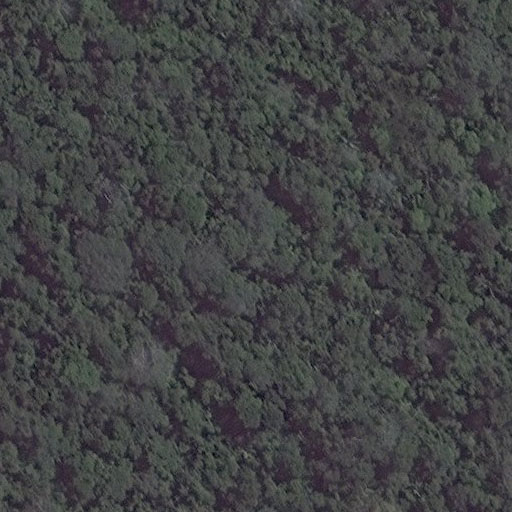
#> input picture Data/Rivers/river_sample_noriver7.jpg, 512 x 512 px, found by its file name
$ python sift.py
#> lines starting #> are read from the running program, lines starting #| are printed output that depends on the picture
'''
Alex Brockman
Project #3 Implementation
Apply SIFT function to desired image
'''

import cv2
import numpy as np

#read in image
img = cv2.imread('/Users/Alex/Dropbox/Documents_WakeForest/Junior/CSC 391/Projects/Project #3/Data/Rivers/river_sample_noriver7.jpg')
#> img is the input picture: shape (512, 512, 3); mean B, G, R 68.3, 67.1, 66.2

#convert to gray and apply sift function
gray = cv2.cvtColor(img,cv2.COLOR_BGR2GRAY)
sift = cv2.xfeatures2d.SIFT_create(nfeatures=500) #nfeatures=n to specify

#create keypoints and draw them on the picture
kp = sift.detect(gray,None)
#> kp = 502 keypoints; strongest (x, y, size): (377, 312, 2.9), (49, 394, 2.1), (223, 35, 1.9), (79, 347, 1.9)
img = cv2.drawKeypoints(img,kp, None, flags=cv2.DrawMatchesFlags_DEFAULT)
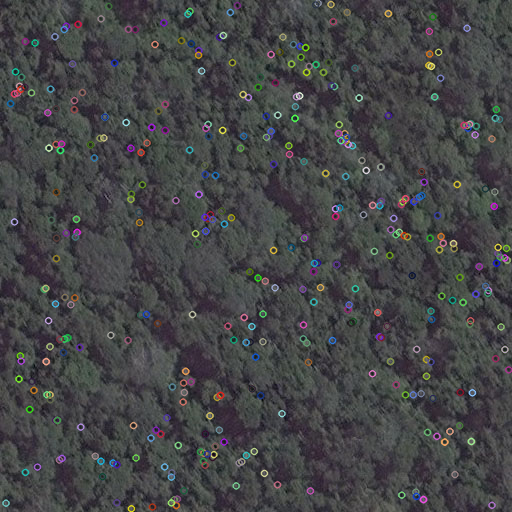
#> img: shape (512, 512, 3); mean B, G, R 70.6, 69.4, 68.5

#write the finished result to file
cv2.imwrite('sift_noriver7.jpg',img)

$ run again, with Data/Rivers/river_sample_noriver1.jpg copied over Data/Rivers/river_sample_noriver7.jpg
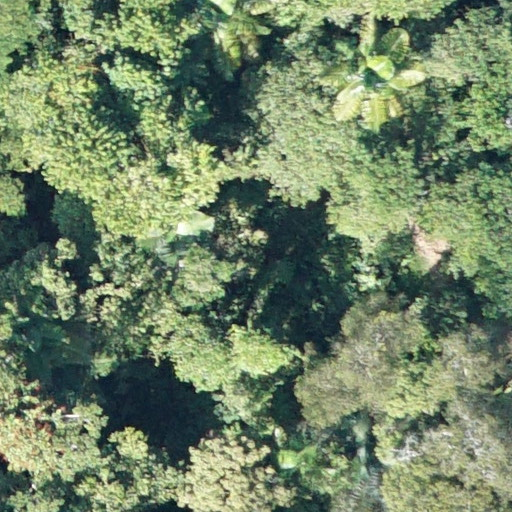
#> input picture Data/Rivers/river_sample_noriver1.jpg, 512 x 512 px, found by its file name
#> img is the input picture: shape (512, 512, 3); mean B, G, R 101.7, 131.8, 113.4
#> `gray = cv2.cvtColor(img,cv2.COLOR_BGR2GRAY)`:
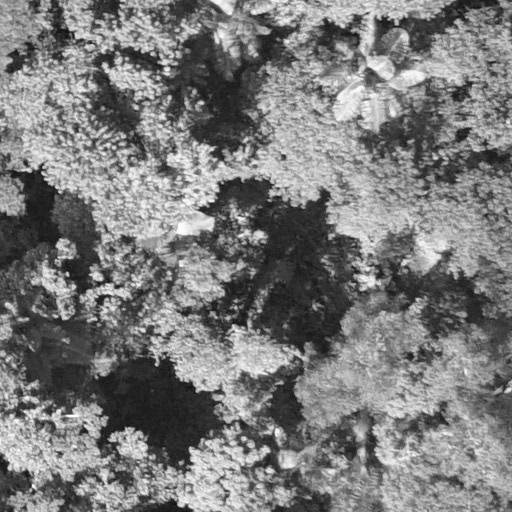
#> gray: shape (512, 512); min 10, max 254, mean 122.9
#> kp = 501 keypoints; strongest (x, y, size): (67, 274, 2.8), (201, 103, 3.4), (156, 364, 2.5), (244, 438, 3.5)
#> `img = cv2.drawKeypoints(img,kp, None, flags=cv2.DrawMatchesFlags_DEFAU..`:
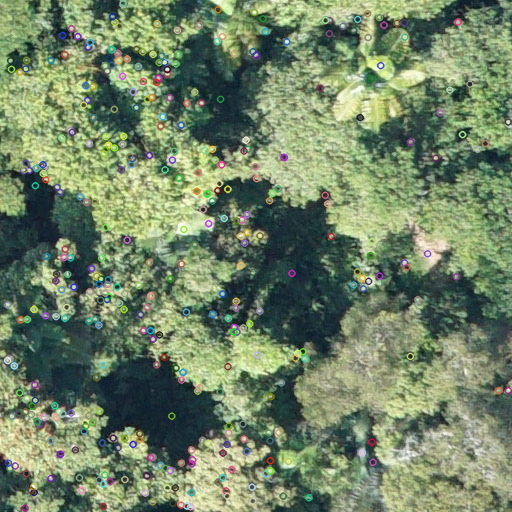
#> img: shape (512, 512, 3); mean B, G, R 102.6, 131.7, 113.8

$ run again, with Data/Rivers/river_sample_noriver10.jpg copied over Data/Rivers/river_sample_noriver7.jpg
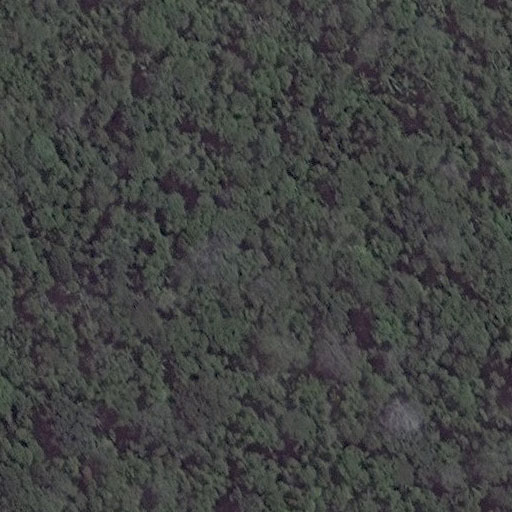
#> input picture Data/Rivers/river_sample_noriver10.jpg, 512 x 512 px, found by its file name
#> img is the input picture: shape (512, 512, 3); mean B, G, R 66.3, 67.3, 65.6
#> kp = 500 keypoints; strongest (x, y, size): (143, 68, 2.6), (345, 110, 2.1), (390, 80, 2), (240, 274, 2.3)
#> `img = cv2.drawKeypoints(img,kp, None, flags=cv2.DrawMatchesFlags_DEFAU..`:
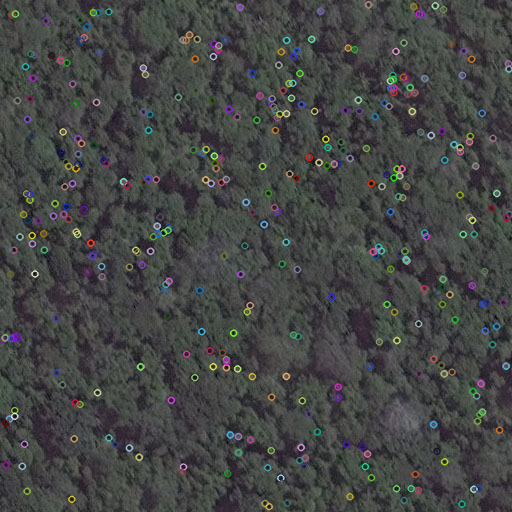
#> img: shape (512, 512, 3); mean B, G, R 68.6, 69.7, 68

$ run again, with Data/Rivers/river_sample_noriver2.jpg copied over Data/Rivers/river_sample_noriver7.jpg
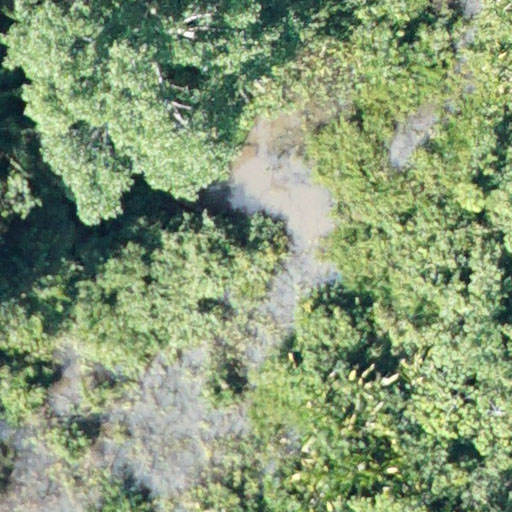
#> input picture Data/Rivers/river_sample_noriver2.jpg, 512 x 512 px, found by its file name
#> img is the input picture: shape (512, 512, 3); mean B, G, R 117.5, 152.5, 133.6
#> `gray = cv2.cvtColor(img,cv2.COLOR_BGR2GRAY)`:
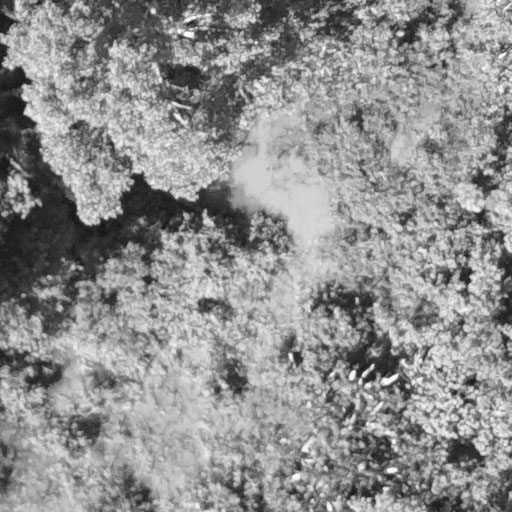
#> gray: shape (512, 512); min 17, max 255, mean 142.9
#> kp = 501 keypoints; strongest (x, y, size): (365, 374, 3.8), (400, 34, 4.2), (391, 470, 5.2), (372, 366, 3.2)
#> `img = cv2.drawKeypoints(img,kp, None, flags=cv2.DrawMatchesFlags_DEFAU..`:
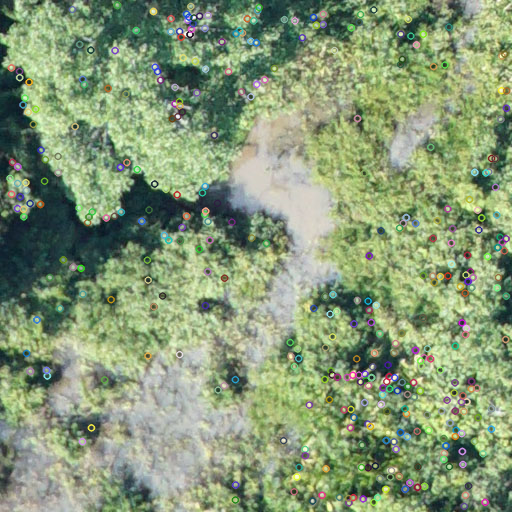
#> img: shape (512, 512, 3); mean B, G, R 118.3, 152.3, 134
